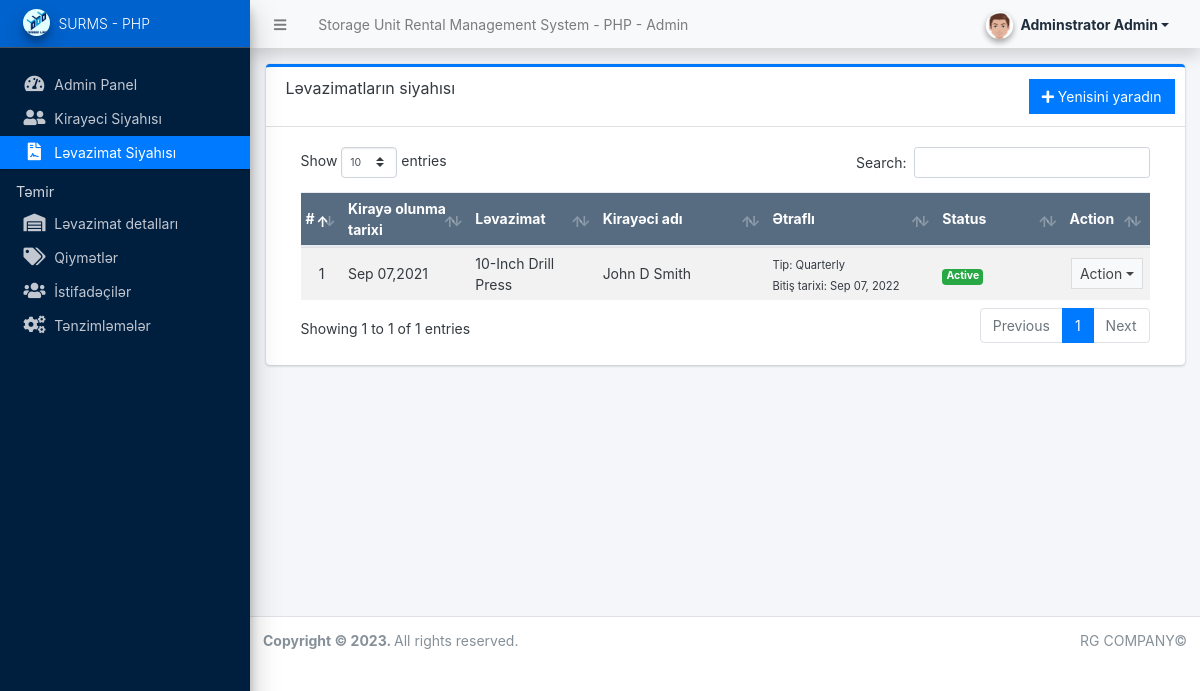
/admin/?page=rents (signed in), run on the app's committed database.
### tables this page shows
CREATE TABLE `rent_list` (
  `id` int(30) NOT NULL,
  `unit_id` int(30) NOT NULL,
  `tenant_id` int(30) NOT NULL,
  `rent_type` tinyint(1) DEFAULT NULL COMMENT '1 = Monthly, 2 = Quarterly, 3 = Annually',
  `date_rented` date NOT NULL DEFAULT current_timestamp(),
  `date_end` date DEFAULT NULL,
  `status` tinyint(1) NOT NULL DEFAULT 1,
  `billing_amount` float NOT NULL,
  `date_created` datetime DEFAULT current_timestamp(),
  `date_updated` datetime DEFAULT NULL ON UPDATE current_timestamp()
);

CREATE TABLE `unit_list` (
  `id` int(30) NOT NULL,
  `unit_number` varchar(250) NOT NULL,
  `description` text NOT NULL,
  `status` tinyint(1) NOT NULL DEFAULT 0 COMMENT '0 = Available, 1 = Unavailable, 3 = Under Maintenance',
  `image` varchar(200) NOT NULL,
  `date_created` datetime NOT NULL DEFAULT current_timestamp()
);

CREATE TABLE `tenants` (
  `id` int(30) NOT NULL,
  `fullname` text NOT NULL,
  `gender` varchar(50) NOT NULL,
  `dob` date NOT NULL,
  `contact` varchar(30) NOT NULL,
  `address` text NOT NULL,
  `id_type` varchar(100) NOT NULL,
  `id_no` varchar(100) NOT NULL,
  `date_created` datetime NOT NULL DEFAULT current_timestamp(),
  `date_added` datetime DEFAULT NULL ON UPDATE current_timestamp()
);

### admin/rents/index.php (the view, shortened to what this page needs)
<div class="card card-outline card-primary">
	<div class="card-header">
		<h3 class="card-title">Ləvazimatların siyahısı</h3>
		<div class="card-tools">
			<a href="?page=rents/manage_rent" class="btn btn-flat btn-primary"><span class="fas fa-plus"></span> Yenisini yaradın</a>
		</div>
	</div>
	<div class="card-body">
		<div class="container-fluid">
			<div class="container-fluid">
				<table class="table table-hover table-striped">
					<colgroup>
						<col width="5%">
						<col width="15%">
						<col width="15%">
						<col width="20%">
						<col width="20%">
						<col width="15%">
						<col width="10%">
					</colgroup>
					<thead>
						<tr class="bg-navy disabled">
							<th>#</th>
							<th>Kirayə olunma tarixi</th>
							<th>Ləvazimat</th>
							<th>Kirayəci adı</th>
							<th>Ətraflı</th>
							<th>Status</th>
							<th>Action</th>
						</tr>
					</thead>
					<tbody>
						<?php
						$i = 1;
						$qry = $conn->query("SELECT r.*,u.unit_number, t.fullname FROM `rent_list` r inner join unit_list u on r.unit_id = u.id inner join tenants t on r.tenant_id = t.id order by unix_timestamp(r.date_created) desc ");
						while ($row = $qry->fetch_assoc()) :
						?>
							<tr>
								<td class="text-center"><?php echo $i++; ?></td>
								<td class=""><?php echo date("M d,Y", strtotime($row['date_created'])); ?></td>
								<td class=""><?php echo $row['unit_number'] ?></td>
								<td class=""><?php echo $row['fullname'] ?></td>
								<td>
									<small>Tip:
										<?php
										switch ($row['rent_type']) {
											case '2':
												echo 'Quarterly';
												break;
										}
										?>
									</small><br>
									<small>Bitiş tarixi: <?php echo date("M d, Y", strtotime($row['date_end'])) ?></small>
								</td>
								<td>
									<?php
									switch ($row['status']) {
										case '1':
											echo '<span class="badge badge-success">Active</span>';
											break;
									}
									?>
								</td>
								<td align="center">
									<button type="button" class="btn btn-flat btn-default btn-sm dropdown-toggle dropdown-icon" data-toggle="dropdown">
										Action
									</button>
								</td>
							</tr>
						<?php endwhile; ?>
					</tbody>
				</table>
			</div>
		</div>
	</div>
</div>

### data on the page
rent_list: date_created "Sep 07,2021", unit_list.unit_number "10-Inch Drill Press", tenant.fullname "John D Smith", rent_type "Quarterly", date_end "Sep 07, 2022", status "Active"

### other printed values
$_settings->info('name') "Storage Unit Rental Management System - PHP"
$_settings->userdata('firstname').' '.$_settings->userdata('lastname') "Adminstrator Admin"
$_settings->info('short_name') "SURMS - PHP"
